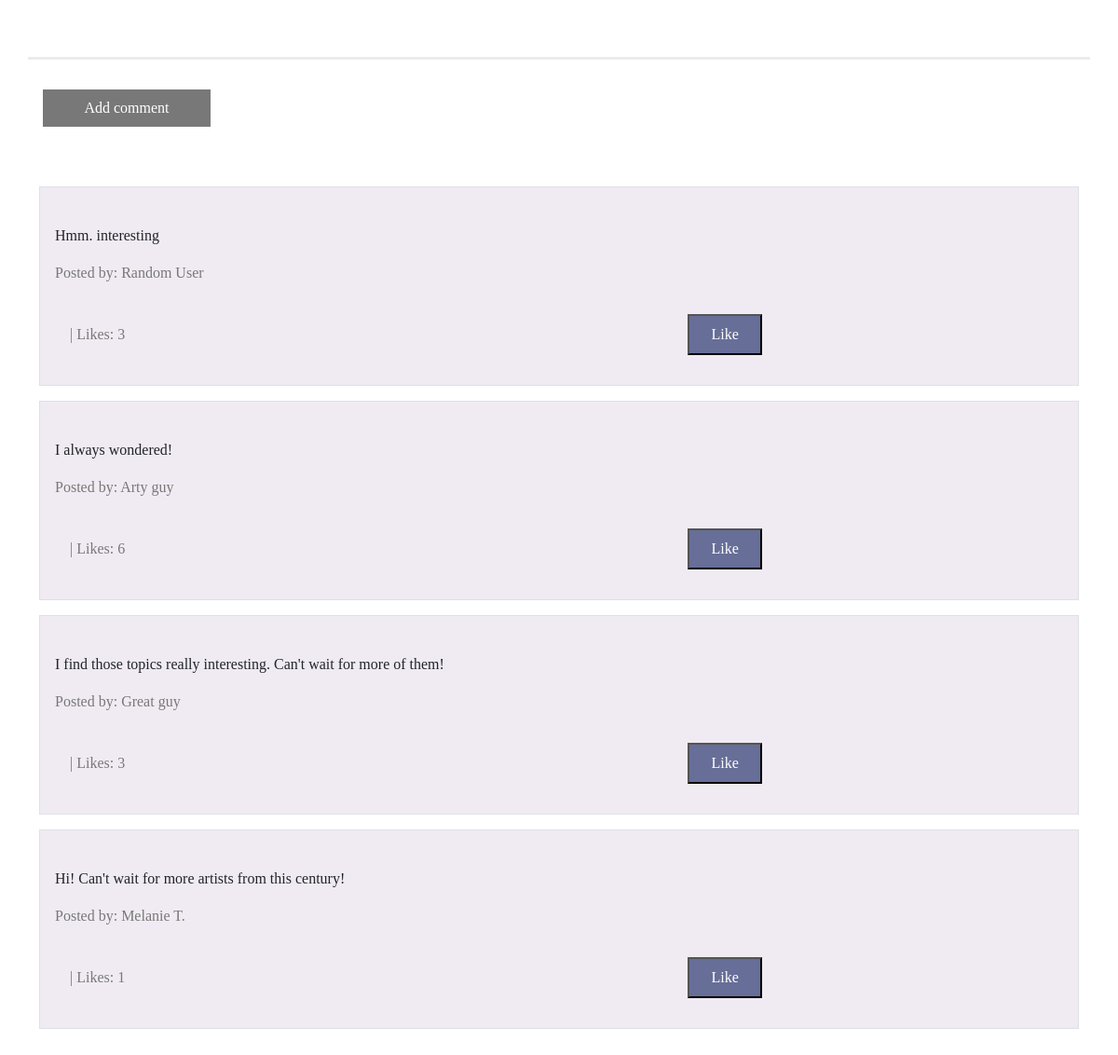
The page /post/11 (lower part) on the database as committed earlier.
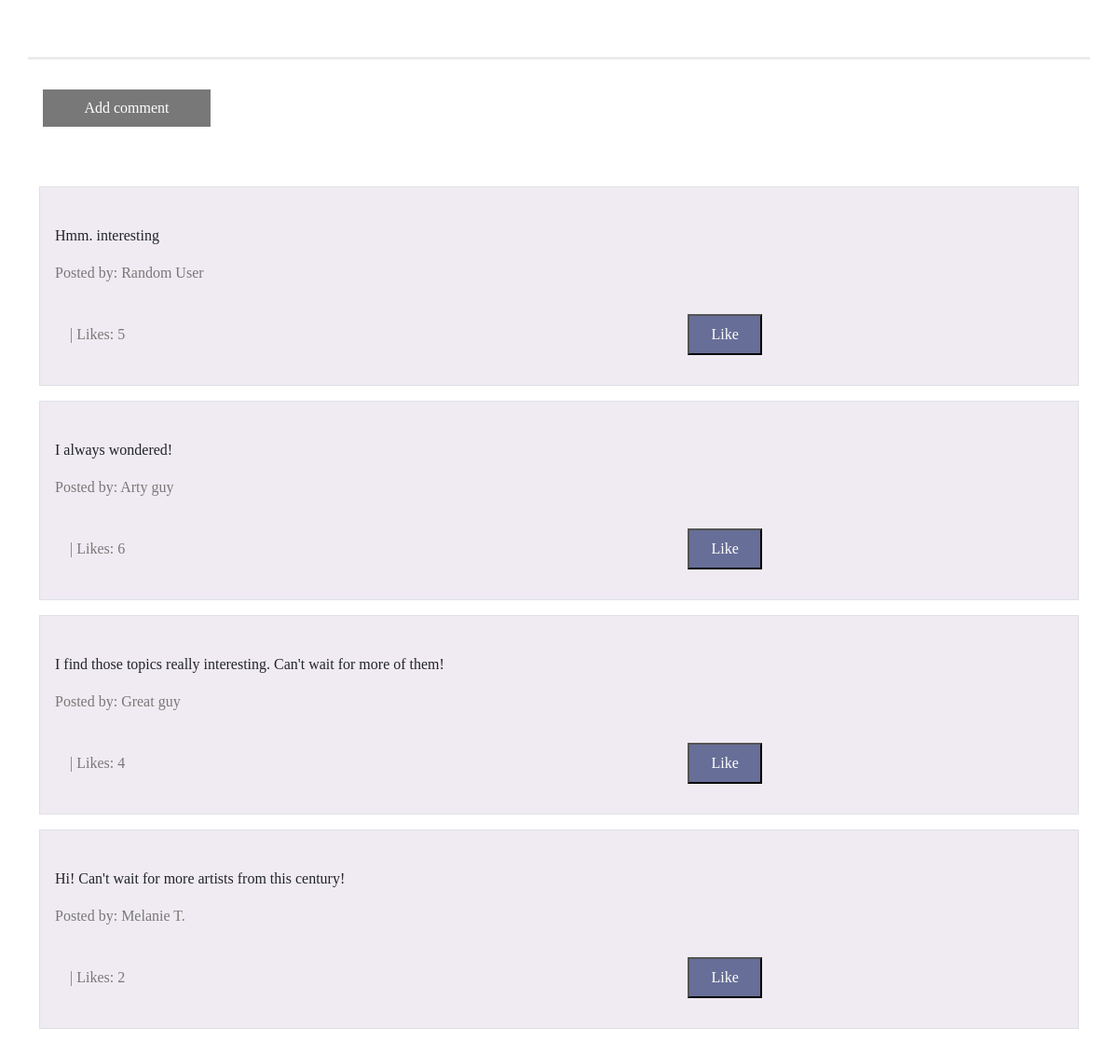
The same page on the database as committed later.
### blog/models.py (models this page shows, shortened)
class Comments(models.Model):
    post = models.ForeignKey('blog.Post', related_name='comments', on_delete=models.CASCADE)
    author = models.CharField(max_length=100)
    text = models.TextField()
    create_date = models.DateTimeField(default=timezone.now())
    approved_comment = models.BooleanField(default=False)
    likes = models.PositiveIntegerField(default=0)
    """
        After post comment, go back to list of all posts,
        comment has to be approved before being there
    """

### blog/views.py (the view)
# urls.py: path('post/<int:pk>', views.PostDetailView.as_view(), name='post_detail'),
class PostDetailView(DetailView):
    model = Post

### blog/templates/blog/post_detail.html (shortened to what this page needs)
{% extends "blog/base.html" %}
{% load static %}
{% block content %}
        <div class="button-container">
            <a href="{% url 'add_comment_to_post' pk=post.pk %}" class="button-post addcmntbtn">Add comment</a>
        </div>
   <div class="container comment-section">
        {% for comment in post.comments.all %}
            <div class="comment-one">
                <br>
                <p>{{ comment.text|safe|linebreaks }}</p>
                <p class="posted-by">Posted by: {{ comment.author }}</p>
                <span class="likes-text" id="likeCount_{{ comment.pk }}"> | Likes: {{ comment.likes }}</span>
                <button class="button-post likebtn" onclick="likeComment({{ comment.pk }})">Like</button>
            </div>
        {% endfor %}
    </div>
{% endblock %}

Rows that differ between the two databases and show on the page:
changed Comments "Hmm. interesting": likes "3" → "5"
changed Comments "I find those topics really interesting. Can't wait for more of them!": likes "3" → "4"
changed Comments "Hi! Can't wait for more artists from this century!": likes "1" → "2"
